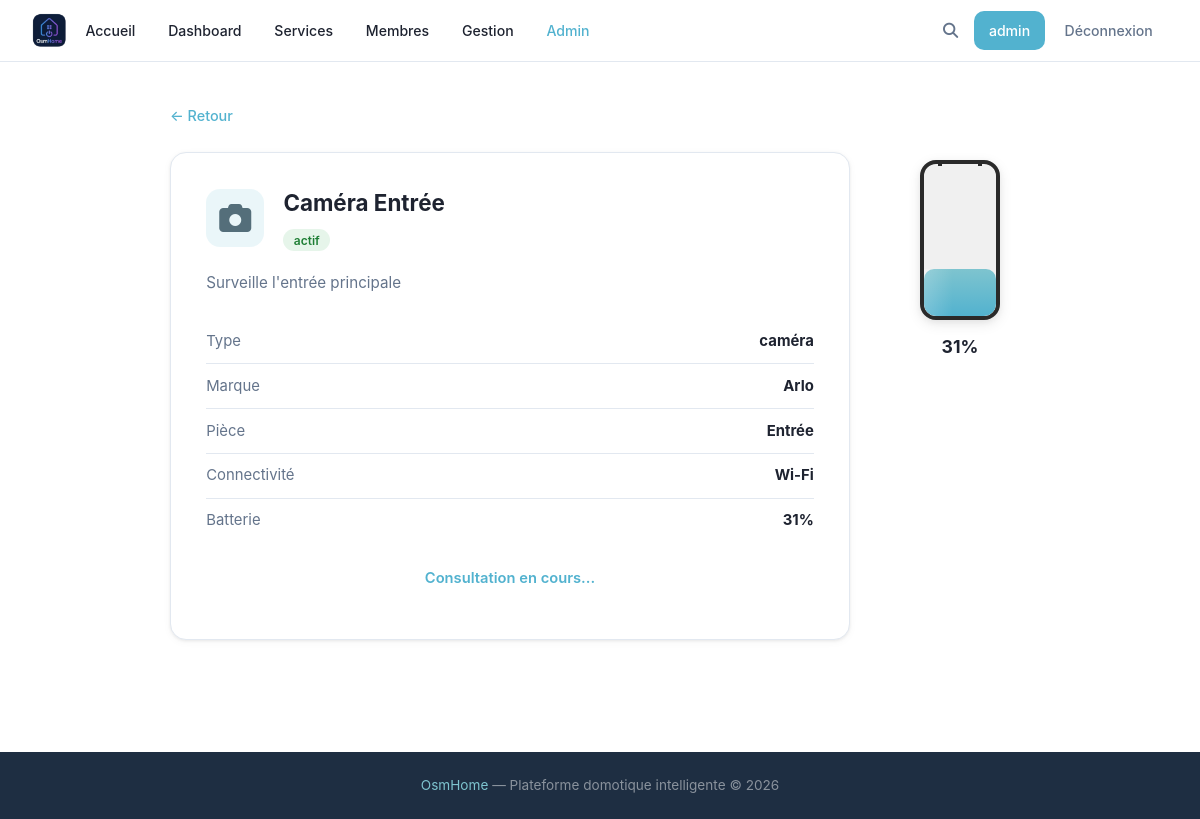
Screenshot of /device/3 (signed in) with the database file from the repository.
### tables this page shows
CREATE TABLE devices (
            id INTEGER PRIMARY KEY AUTOINCREMENT,
            name TEXT,
            description TEXT,
            type TEXT,
            brand TEXT,
            status TEXT DEFAULT 'actif',
            connectivity TEXT,
            battery INTEGER,
            room TEXT
        , deletion_requested INTEGER DEFAULT 0, config TEXT);

### main.py (the view)
@app.route('/device/<int:device_id>')
def device_detail(device_id):
    device = utils.getDevice(device_id)
    if not device:
        flask.abort(404)
    return flask.render_template('objet.html', user=flask.session.get('username'), device=device)

### main.py (called while the page is built)
@app.context_processor
def inject_types():
    try:
        types = utils.getTypes()
    except Exception:
        types = []
    is_admin = False
    user_level = None
    if flask.session.get('username'):
        u = utils.getUser(flask.session['username'])
        is_admin = bool(u and u['role'] == 'admin')
        user_level = u['level'] if u else None
    return {'types': types, 'is_admin': is_admin, 'user_level': user_level}

### utils.py (called while the page is built)
def openDB() -> sqlite3.Connection:
    if 'db' not in flask.g:
        flask.g.db = sqlite3.connect(BASE)
        flask.g.db.row_factory = sqlite3.Row
    return flask.g.db

def closeDB(_ = None):
    db = flask.g.pop("db", None)
    if db is not None:
        db.close()

def getUser(username: str):
    db = openDB()
    return db.execute(
        'SELECT * FROM users WHERE username = ?',
        (username,)
    ).fetchone()

def getTypes() -> list:
    db = openDB()
    rows = db.execute('SELECT DISTINCT type FROM devices ORDER BY type').fetchall()
    return [row['type'] for row in rows]

def getDevice(device_id: int):
    db = openDB()
    return db.execute('SELECT * FROM devices WHERE id = ?', (device_id,)).fetchone()

### templates/objet.html (shortened to what this page needs)
{% extends 'base.html' %}
{% block extra_css %}
<link rel="stylesheet" href="{{ url_for('static', filename='css/devices.css') }}">
<link rel="stylesheet" href="{{ url_for('static', filename='css/device.css') }}">
{% endblock %}
{% block content %}
<div class="device-detail-page">
    <a href="javascript:history.back()" class="device-detail-back">← Retour</a>
    <div class="device-detail-global">
        <div class="device-detail-card">
            <div class="device-detail-top">
                <div class="device-icon device-icon--lg" aria-label="{{ device['type'] }}">
                    {% if device['type'] == 'thermostat' %}<i class="fa-solid fa-temperature-half"></i>
                    {% elif device['type'] == 'caméra' %}<i class="fa-solid fa-camera"></i>
                    {% elif device['type'] == 'éclairage' %}<i class="fa-solid fa-lightbulb"></i>
                    {% elif device['type'] == 'serrure' %}<i class="fa-solid fa-lock"></i>
                    {% elif device['type'] == 'capteur' %}<i class="fa-solid fa-satellite-dish"></i>
                    {% elif device['type'] == 'aspirateur' %}<i class="fa-solid fa-robot"></i>
                    {% elif device['type'] == 'électroménager' %}<i class="fa-solid fa-blender"></i>
                    {% elif device['type'] == 'volet' %}<i class="fa-solid fa-window-maximize"></i>
                    {% elif device['type'] == 'montre' %}<i class="fa-solid fa-clock"></i>
                    {% elif device['type'] == 'énergie' %}<i class="fa-solid fa-bolt"></i>
                    {% else %}<i class="fa-solid fa-box"></i>{% endif %}
                </div>
                <div>
                    <h1 class="device-detail-name">{{ device['name'] }}</h1>
                    <span class="device-status {{ 'status-active' if device['status'] == 'actif' else 'status-inactive' }}">
                        {{ device['status'] }}
                    </span>
                </div>
            </div>
            <p class="device-detail-description">{{ device['description'] }}</p>
            <ul class="device-detail-infos">
                <li><span>Type</span><strong>{{ device['type'] }}</strong></li>
                <li><span>Marque</span><strong>{{ device['brand'] }}</strong></li>
                {% if device['room'] %}
                <li><span>Pièce</span><strong>{{ device['room'] }}</strong></li>
                {% endif %}
                <li><span>Connectivité</span><strong>{{ device['connectivity'] }}</strong></li>
                {% if user and device['battery'] %}
                <li><span>Batterie</span><strong>{{ device['battery'] }}%</strong></li>
                {% endif %}
            </ul>
            {% if user %}
            <p class="device-detail-points" id="points-msg">Consultation en cours...</p>
            {% endif %}
        </div>
        {% if user and device['battery'] %}
        <div class="battery-panel">
            <div class="battery-shell">
                <div class="battery-fill" style="--battery-level: {{ device['battery'] }}%;"></div>
            </div>
            <p class="battery-label">{{ device['battery'] }}%</p>
        </div>
        {% endif %}
    </div>
</div>
{% endblock %}

### static/css/style.css (style rules this page uses)
:root { --bg: #ffffff; --surface: #ffffff; --dark: #1e2330; --dark-2: #1c2131; --primary: #52B2CF; --primary-hover: #3d9ebc; --primary-light: rgba(82, 178, 207, 0.12); --accent-2: #7EC4CF; --accent-pink: #D4AFB9; --accent-lavender: #D1CFE2; --accent-powder: #9CADCE; --muted: #64748b; --white: #ffffff; --border: #e2e8f0; --shadow: 0 1px 3px rgba(0,0,0,.07), 0 2px 8px rgba(0,0,0,.04); --shadow-md: 0 4px 14px rgba(0,0,0,.09), 0 2px 6px rgba(0,0,0,.05); --radius: 10px; --radius-sm: 5px; --radius-lg: 16px; --danger: #ea4335; }
* { margin: 0; padding: 0; box-sizing: border-box; }
html { min-height: 100%; scroll-behavior: smooth; }
body { min-height: 100vh; display: flex; flex-direction: column; font-family: 'Google Sans', 'Inter', system-ui, -apple-system, BlinkMacSystemFont, 'Segoe UI', Roboto, sans-serif; background: var(--bg); color: var(--dark); line-height: 1.65; }
a { color: inherit; text-decoration: none; }
h1, h2, h3, h4, h5 { color: var(--dark); margin-bottom: 0.5rem; font-weight: 600; }
p { color: var(--muted); margin-bottom: 1rem; }
.status-active { background: rgba(52,168,83,0.12); color: #1e7e34; }

### static/css/devices.css (style rules this page uses)
.device-icon { width: 46px; height: 46px; border-radius: 10px; background: var(--primary-light); display: flex; align-items: center; justify-content: center; font-size: 1.35rem; }
.device-status { padding: 0.22rem 0.65rem; border-radius: 999px; font-size: 0.75rem; font-weight: 600; }
.device-icon .fa-camera { color: #546e7a; }

### static/css/device.css (style rules this page uses)
.device-detail-page { width: min(860px, 92%); margin: 2.5rem auto 4rem; }
.device-detail-back { display: inline-block; margin-bottom: 1.5rem; color: var(--primary); font-size: 0.9rem; font-weight: 500; transition: opacity 0.15s; }
.device-detail-global { display: flex; gap: 2.5rem; align-items: flex-start; }
.device-detail-card { flex: 1; background: var(--surface); border: 1px solid var(--border); border-radius: var(--radius-lg); box-shadow: var(--shadow); padding: 2rem 2.2rem; }
.device-detail-top { display: flex; align-items: center; gap: 1.2rem; margin-bottom: 1.2rem; }
.device-icon--lg { font-size: 2rem; width: 58px; height: 58px; border-radius: 14px; background: var(--primary-light); display: flex; align-items: center; justify-content: center; flex-shrink: 0; }
.device-detail-name { font-size: 1.4rem; font-weight: 700; margin-bottom: 0.25rem; }
.device-detail-description { color: var(--muted); margin-bottom: 1.5rem; font-size: 0.95rem; line-height: 1.6; }
.device-detail-infos { list-style: none; margin-bottom: 1.5rem; }
.device-detail-infos li { display: flex; justify-content: space-between; padding: 0.6rem 0; border-bottom: 1px solid var(--border); font-size: 0.93rem; }
.device-detail-infos li:last-child { border-bottom: none; }
.device-detail-infos li span { color: var(--muted); }
.device-detail-points { text-align: center; color: var(--primary); font-weight: 600; font-size: 0.92rem; margin-top: 0.5rem; }
.battery-panel { flex-shrink: 0; width: 140px; display: flex; flex-direction: column; align-items: center; padding-top: 0.5rem; gap: 0.75rem; }
.battery-shell { width: 80px; height: 160px; border: 4px solid #2a2a2a; border-radius: 16px; position: relative; background: #f0f0f0; overflow: hidden; box-shadow: var(--shadow-md); }
.battery-shell::before { content: ""; position: absolute; top: -18px; left: 50%; transform: translateX(-50%); width: 36px; height: 16px; background: #f0f0f0; border: 4px solid #2a2a2a; border-bottom: none; border-radius: 8px 8px 0 0; }
.battery-fill { position: absolute; bottom: 0; left: 0; width: 100%; height: var(--battery-level); background: linear-gradient(180deg, #7EC4CF 0%, #52B2CF 100%); border-radius: 10px 10px 12px 12px; transition: height 0.5s ease; }
.battery-fill::after { content: ""; position: absolute; inset: 0; background: linear-gradient(90deg, rgba(255,255,255,0.20), transparent 40%); }
.battery-label { font-weight: 700; font-size: 1.1rem; color: var(--dark); margin: 0; }

### rows the page displays
devices: name "Caméra Entrée", status "actif", description "Surveille l'entrée principale", type "caméra", brand "Arlo", room "Entrée", connectivity "Wi-Fi", battery "31"

### other values shown
{{ user }} "admin"
